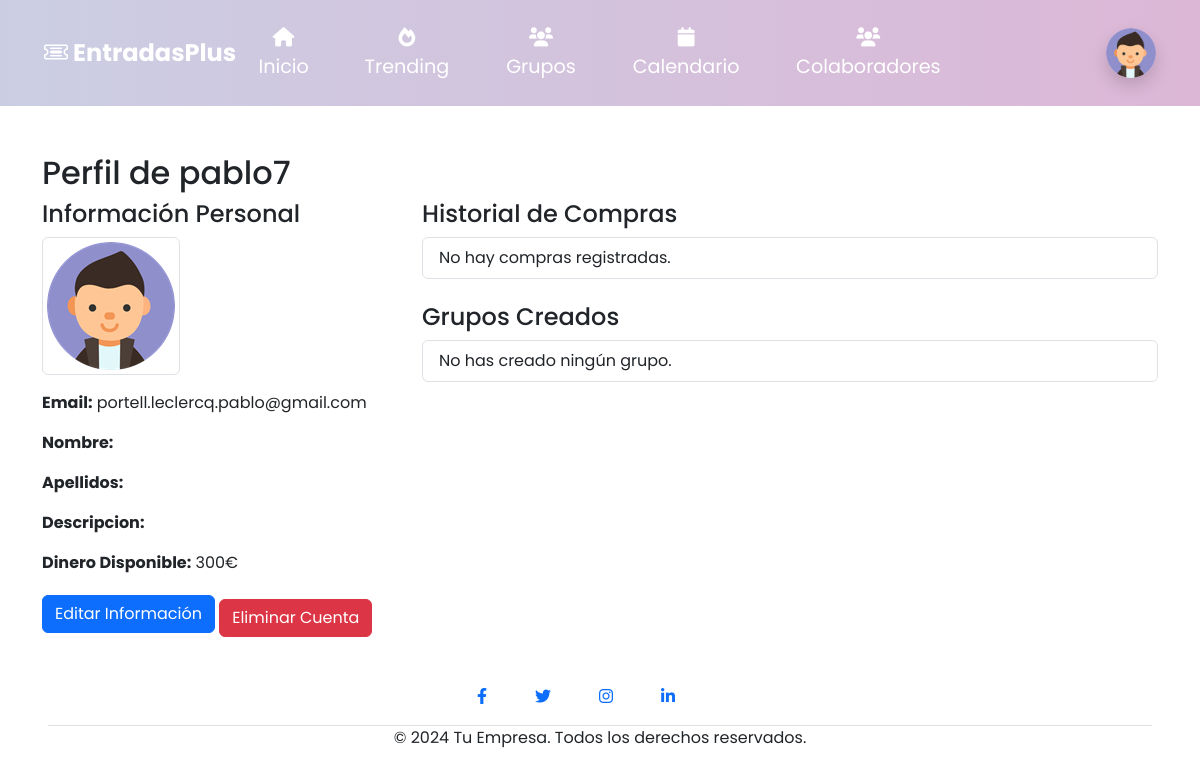
The page /perfil/ (signed in) on the database as committed earlier.
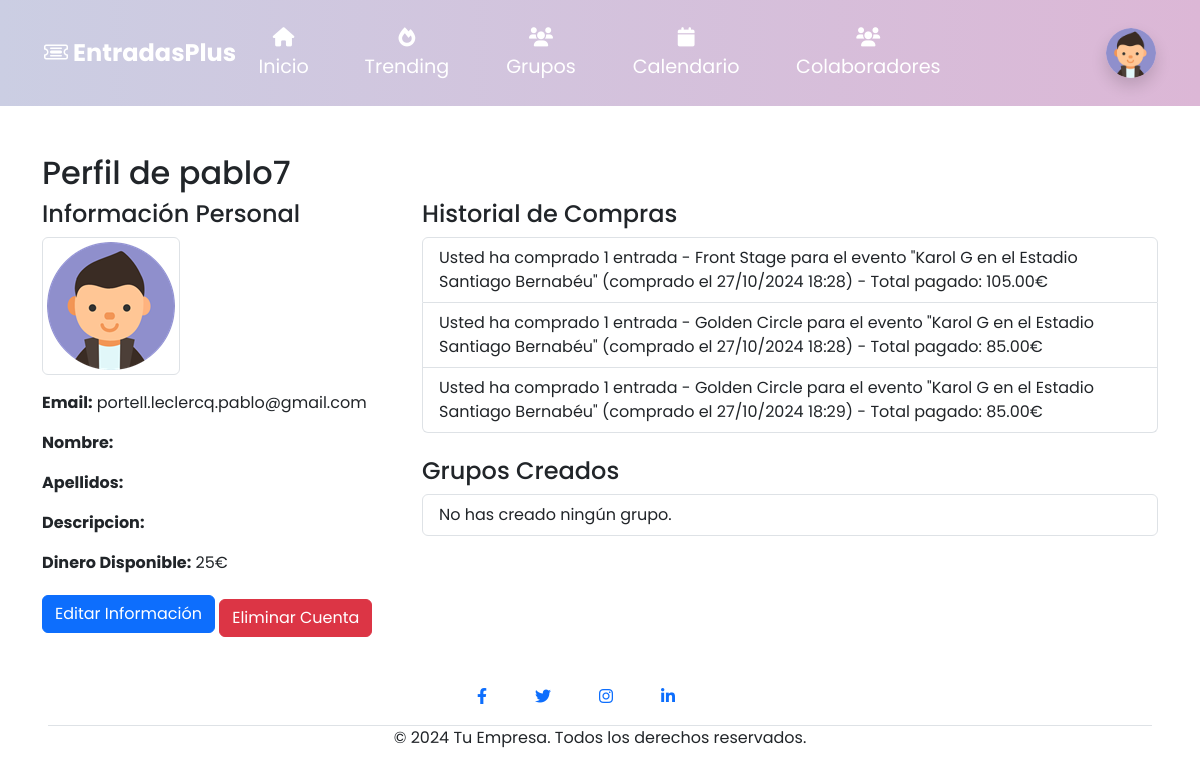
The same page on the database as committed later.
### entradasplus/models.py (models this page shows, shortened)
class PerfilUsuario(models.Model):
    user = models.OneToOneField(User, on_delete=models.CASCADE)
    nombre = models.CharField(max_length=30, blank=True)
    apellidos = models.CharField(max_length=50, blank=True)
    avatar = models.ImageField(upload_to='avatars/', default='people.png', null=True, blank=True)
    dinero = models.IntegerField(default=0)
    descripcion = models.TextField(blank=True)
    eventos_con_like = models.ManyToManyField('Evento', related_name='usuarios_con_like', blank=True)

class Pedido(models.Model):
    usuario = models.ForeignKey(User, on_delete=models.CASCADE)
    entrada = models.ForeignKey(Entrada, on_delete=models.CASCADE)
    cantidad = models.IntegerField()
    fecha_compra = models.DateTimeField(auto_now_add=True)
    total = models.DecimalField(max_digits=10, decimal_places=2)

class Entrada(models.Model):
    evento = models.ForeignKey(Evento, on_delete=models.CASCADE, related_name='entradas')
    tipo = models.CharField(max_length=50)
    precio = models.DecimalField(max_digits=10, decimal_places=2)
    cantidad_disponible = models.IntegerField()
    fecha_creacion = models.DateTimeField(auto_now_add=True)

class Evento(models.Model):
    nombre = models.CharField(max_length=200)
    descripcion = models.TextField(blank=True)
    empresa = models.ForeignKey(Empresa, on_delete=models.CASCADE)
    fecha_evento = models.DateTimeField()
    lugar = models.CharField(max_length=200)
    capacidad = models.IntegerField()
    fecha_creacion = models.DateTimeField(auto_now_add=True)
    imagen = models.ImageField(upload_to='eventos/', blank=True, null=True)

### entradasplus/views.py (the view)
# urls.py: path('perfil/', views.perfil, name='perfil'),
@login_required
def perfil(request):
    perfil_usuario = request.user.perfilusuario
    historial_compras = Pedido.objects.filter(usuario=request.user)
    grupos_creados = Grupo.objects.filter(admin=request.user)
    return render(request, 'perfil.html', {
        'perfil_usuario': perfil_usuario,
        'historial_compras': historial_compras,
        'grupos_creados': grupos_creados,
    })

### entradasplus/templates/perfil.html
{% extends "base.html" %}
{% load static %}
{% block content %}
<div class="container mt-5">
    <h2>Perfil de {{ user.username }}</h2>
    <div class="row">
        <div class="col-md-4">
            <h4>Información Personal</h4>
            {% if perfil_usuario.avatar %}
                <img src="{{ perfil_usuario.avatar.url }}" alt="Avatar" class="img-thumbnail mb-3">
            {% else %}
                <img src="{% static 'people.png' %}" alt="Avatar por defecto" class="img-thumbnail mb-3">
            {% endif %}
            <p><strong>Email:</strong> {{ user.email }}</p>
            <p><strong>Nombre:</strong> {{ perfil_usuario.nombre}}</p>
            <p><strong>Apellidos:</strong> {{ perfil_usuario.apellidos }}</p>
            <p><strong>Descripcion:</strong> {{ perfil_usuario.descripcion}}</p>
            <p><strong>Dinero Disponible:</strong> {{ perfil_usuario.dinero }}€</p>
            <a href="{% url 'editar_perfil' %}" class="btn btn-primary">Editar Información</a>
            <a href="{% url 'eliminar_cuenta' %}" class="btn btn-danger mt-2">Eliminar Cuenta</a>
        </div>
        <div class="col-md-8">
            <h4>Historial de Compras</h4>
            <ul class="list-group mb-4">
                {% for pedido in historial_compras %}
                    <li class="list-group-item">
                        Usted ha comprado {{ pedido.cantidad }}
                        {% if pedido.cantidad == 1 %}
                            entrada
                        {% else %}
                            entradas
                        {% endif %}
                        - {{ pedido.entrada.tipo }} para el evento "{{ pedido.entrada.evento.nombre }}" (comprado el {{ pedido.fecha_compra|date:"d/m/Y H:i" }}) - Total pagado: {{ pedido.total }}€
                    </li>
                {% empty %}
                    <li class="list-group-item">No hay compras registradas.</li>
                {% endfor %}
            </ul>
            <h4>Grupos Creados</h4>
            <ul class="list-group">
                {% for grupo in grupos_creados %}
                    <li class="list-group-item">
                        <a href="{% url 'detalles_grupo' grupo.id %}">{{ grupo.nombre }}</a>
                    </li>
                {% empty %}
                    <li class="list-group-item">No has creado ningún grupo.</li>
                {% endfor %}
            </ul>
        </div>
    </div>
</div>
{% endblock content %}

### entradasplus/templates/base.html (shortened to what this page needs)
{% load static %}
{% load socialaccount %}
<!DOCTYPE html>
<html lang="es">
<head>
    {% load static %}
    <link href="https://cdn.jsdelivr.net/npm/bootstrap@5.3.0-alpha1/dist/css/bootstrap.min.css" rel="stylesheet">
    <link href="https://cdnjs.cloudflare.com/ajax/libs/bootstrap-icons/1.8.1/font/bootstrap-icons.min.css" rel="stylesheet">
    <link href="{% static 'css/style.css' %}" rel="stylesheet">
    <link rel="stylesheet" href="https://cdnjs.cloudflare.com/ajax/libs/font-awesome/6.0.0/css/all.min.css">
</head>
<body>
<nav class="navbar navbar-expand-lg navbar-light bg-light" style="background: linear-gradient(to right, #cbcee3, #dcb7d6);">
    <div class="container-fluid justify-content-center">
        <div class="col-md-2">
            <a class="navbar-brand text-white fw-bold" href="/">
                <i class="bi bi-ticket-detailed"></i> EntradasPlus
            </a>
        </div>
        <div class="col-md-8 justify-content-center text-center">
            <div class="collapse navbar-collapse justify-content-center" id="navbarNav">
                <ul class="navbar-nav">
                {% if user_empresa %}
                <li class="nav-item mx-2">
                    <a class="nav-link active text-white" aria-current="page" href="/">
                    <i class="fa-solid fa-house"></i> Inicio
                    </a>
                </li>
                <li class="nav-item mx-2">
                    <a class="nav-link text-white" href="/mi_empresa">
                        <i class="fa-solid fa-building"></i> Mi Empresa
                    </a>
                </li>
                {% else %}
                <li class="nav-item mx-2">
                    <a class="nav-link active text-white" aria-current="page" href="/">
                    <i class="fa-solid fa-house"></i> Inicio
                    </a>
                </li>
                <li class="nav-item mx-2">
                    <a class="nav-link text-white" href="/trending">
                    <i class="fa-solid fa-fire"></i> Trending
                    </a>
                </li>
                <li class="nav-item mx-2">
                    <a class="nav-link text-white" href="{% url 'lista_grupos' %}">
                        <i class="fa-solid fa-users"></i> Grupos
                    </a>
                </li>
                <li class="nav-item mx-2">
                    <a class="nav-link text-white" href="/calendar">
                    <i class="fa-solid fa-calendar"></i> Calendario
                    </a>
                </li>
                <li class="nav-item mx-2">
                    <a class="nav-link text-white" href="/colaboradores">
                    <i class="fa-solid fa-users"></i> Colaboradores
                    </a>
                </li>
                {% endif %}
                </ul>
            </div>
        </div>
        <div class="col-md-2 d-flex justify-content-end">
            {% if user.is_authenticated %}
            <div class="dropdown">
                {% if user.perfilusuario.avatar %}
                    <img src="{{ user.perfilusuario.avatar.url }}"
                        class="rounded-circle shadow dropdown-toggle"
                        style="width: 50px; cursor: pointer;"
                        alt="Avatar"
                        id="avatarDropdown"
                        data-bs-toggle="dropdown"
                        aria-expanded="false">
                {% endif %}
            </div>
            {% elif request.session.empresa_id %}
            <a href="{% url 'logout_empresa' %}" class="btn btn-grad-logout btn-login shadow">
                <i class="bi bi-box-arrow-right"></i> Cerrar sesión
            </a>
            {% else %}
            <button class="btn btn-grad btn-login shadow me-2" data-bs-toggle="modal" data-bs-target="#loginModal">
                <i class="bi bi-box-arrow-in-right"></i> Iniciar sesión
            </button>
            {% endif %}
        </div>
    </div>
</nav>
{% block content %}
{% endblock %}
<footer class="text-center">
    <ul class="nav justify-content-center border-bottom pb-3 mx-5 text-center mt-5">
        <li><a href="#" class="text-decoration-none"><i class="fab fa-facebook-f me-5"></i></a></li>
        <li><a href="#" class="text-decoration-none"><i class="fab fa-twitter  me-5"></i></a></li>
        <li><a href="#" class="text-decoration-none"><i class="fab fa-instagram  me-5"></i></a></li>
        <li><a href="#" class="text-decoration-none"><i class="fab fa-linkedin-in  me-5"></i></a></li>
    </ul>
    <p>&copy; 2024 Tu Empresa. Todos los derechos reservados.</p>
</footer>
</body>
</html>

### entradasplus/static/css/style.css (style rules this page uses)
* { font-family: "Poppins", serif; }
.navbar { padding: 1rem 2rem; font-size: 1.2rem; }
.navbar-nav { margin-left: auto; margin-right: auto; }
.navbar-brand { font-size: 1.5rem; }
.navbar-nav .nav-link { padding-left: 1.5rem; padding-right: 1.5rem; }

Rows that differ between the two databases and show on the page:
changed PerfilUsuario: dinero "300" → "25"
added Pedido: cantidad "1", shows "entrada", entrada.tipo "Front Stage", entrada.evento.nombre "Karol G en el Estadio Santiago Bernabéu", fecha_compra "27/10/2024 18:28", total "105.00"
added Pedido: cantidad "1", shows "entrada", entrada.tipo "Golden Circle", entrada.evento.nombre "Karol G en el Estadio Santiago Bernabéu", fecha_compra "27/10/2024 18:28", total "85.00"
added Pedido: cantidad "1", shows "entrada", entrada.tipo "Golden Circle", entrada.evento.nombre "Karol G en el Estadio Santiago Bernabéu", fecha_compra "27/10/2024 18:29", total "85.00"
Other text that changed with them:
text no longer shown: "No hay compras registradas."
